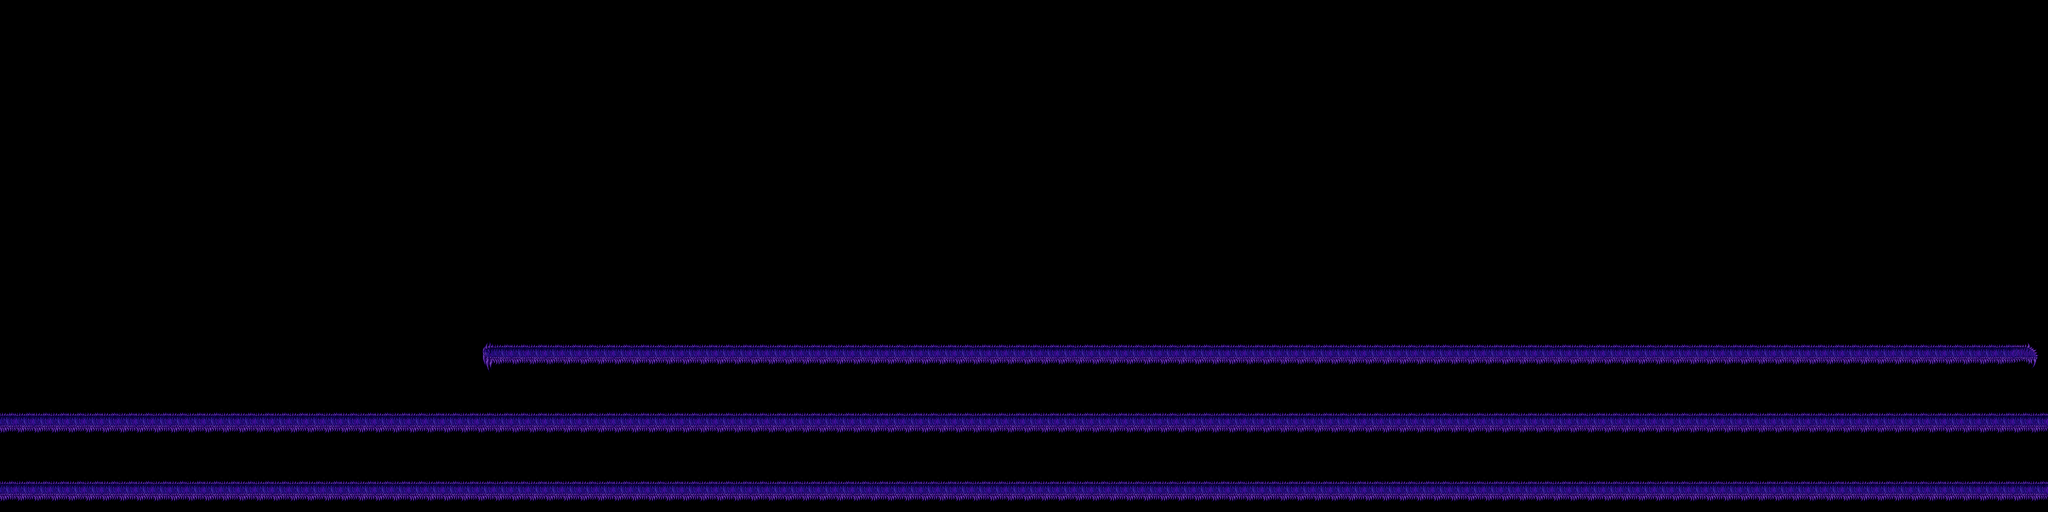

Below is a game level as drawn by its tile map, then a one-line description and the .tmx that defines it (tile-layer data replaced by summaries):
An orthogonal 60x15 tile map with 128x128 px tiles, 2 tile layers (Background, CollisionTop).

<map version="1.0" orientation="orthogonal" width="60" height="15" tilewidth="128" tileheight="128">
 <tileset firstgid="1" name="tiles_aubrey" tilewidth="128" tileheight="128">
  <image source="tiles_aubrey.png" width="2048" height="2048" />
 </tileset>
 <layer name="Background" width="60" height="15">
  <data>[900 cells, 0 non-empty, 0 distinct tile ids]</data>
 </layer>
 <layer name="CollisionTop" width="60" height="15">
  <data>[900 cells, 166 non-empty, 3 distinct tile ids]</data>
 </layer>
</map>
